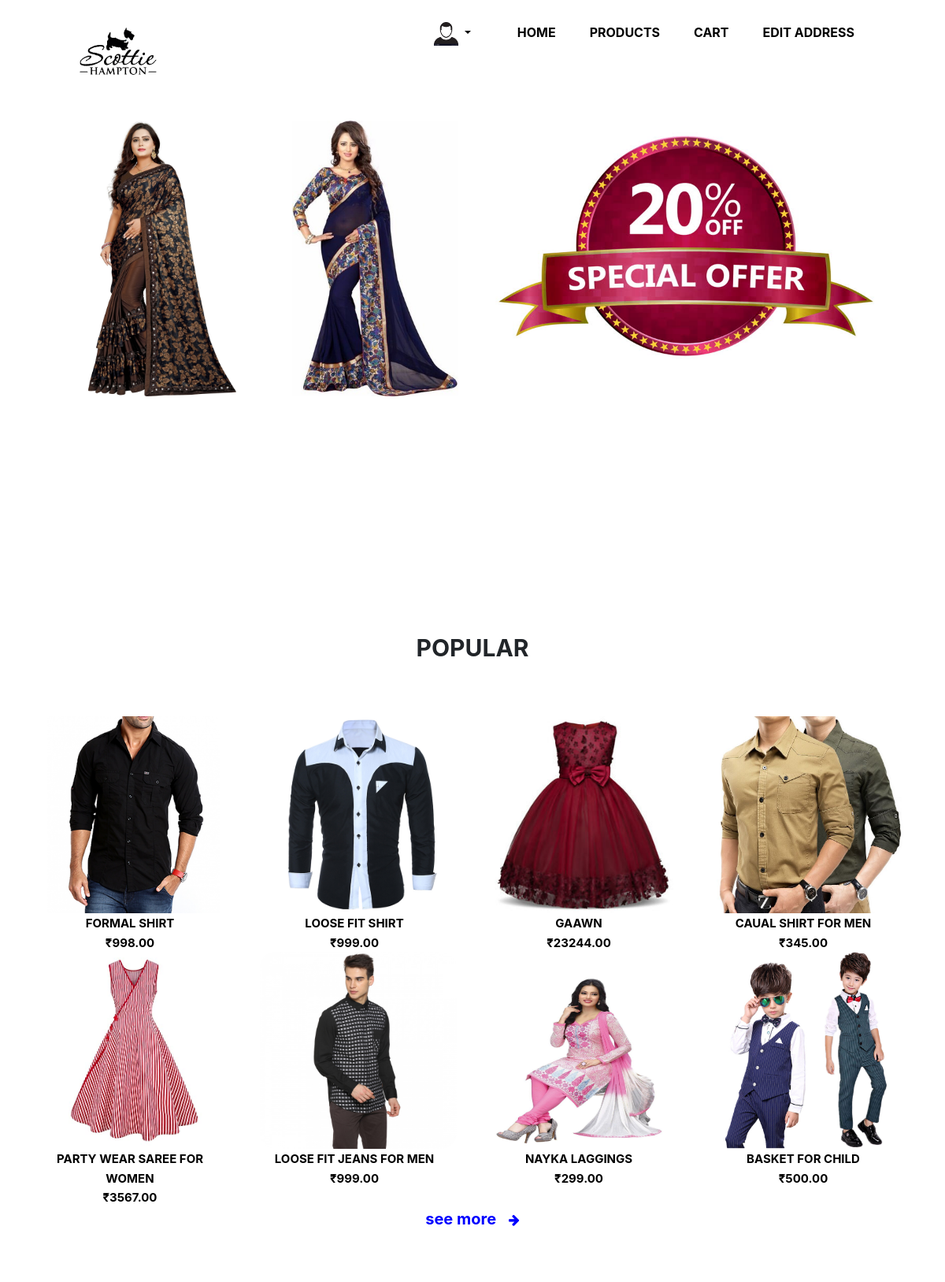
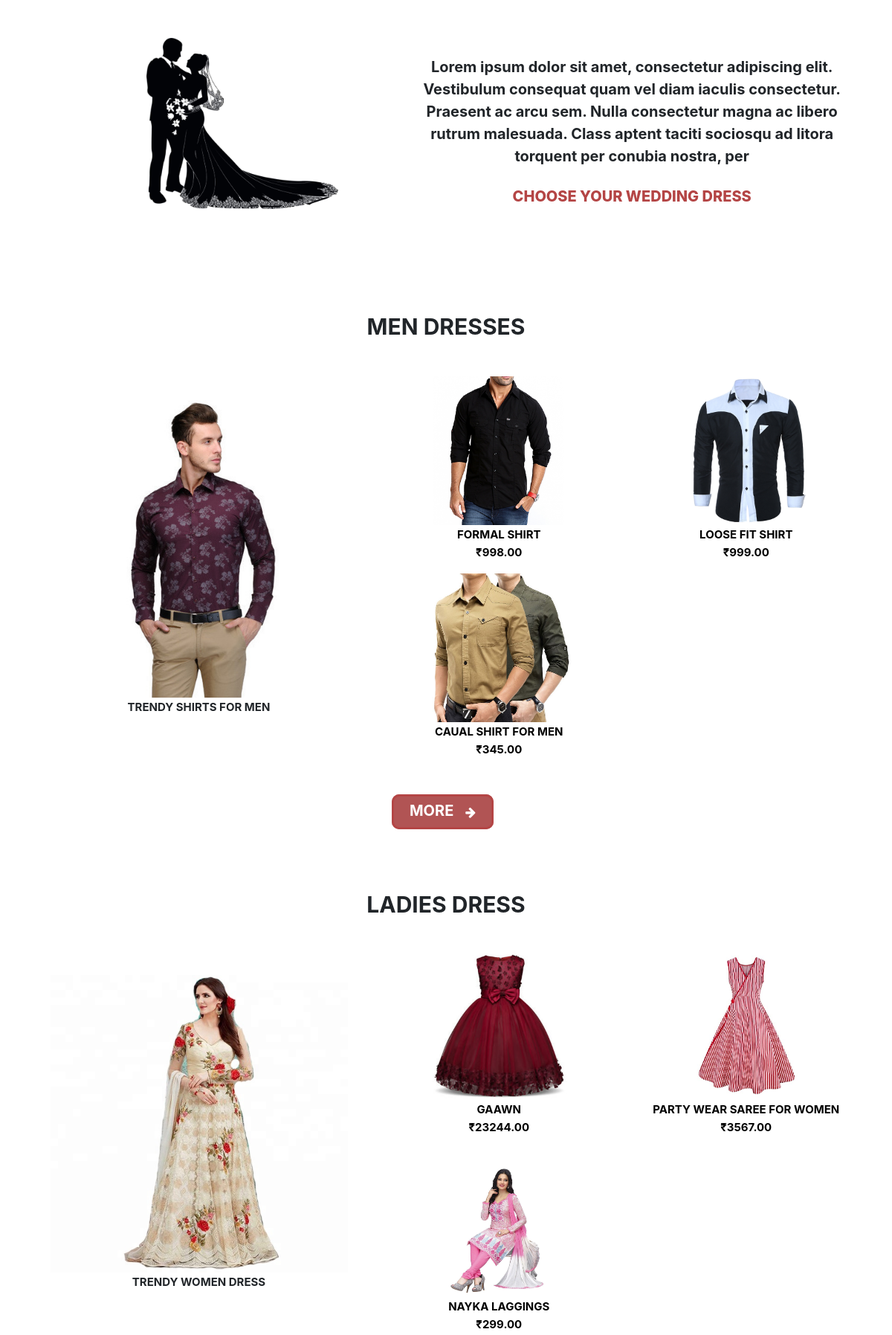
The page / (upper part) on the database its author committed (2 pictures, top to bottom).
### homeshop/models.py (models this page shows, shortened)
class Product(models.Model):
    name = models.CharField(max_length=255, blank=False, null=False)
    images = models.ImageField(upload_to='images/products', blank=False, null=False, default='images/products/default image.jpg')
    quantity = models.IntegerField(default=0)
    slug = models.SlugField(blank=True)
    description = models.TextField(blank=False, null=False)
    price = models.DecimalField(max_digits=10, decimal_places=2)
    offer_price = models.DecimalField(max_digits=10, decimal_places=2, blank=True, null=True)
    collection = models.ForeignKey(Collection, on_delete=models.CASCADE)
    category = models.ForeignKey('Category', on_delete=models.PROTECT, blank=True, null=True)
    class Meta:
        ordering = ['name']
        verbose_name_plural = 'Products'

### homeshop/views.py (the view)
# urls.py: path('', views.index.as_view(), name='index'),
class index(generic.ListView):
    model = Product
    template_name = 'homeshop/Index.html'
    def get_context_data(self, **kwargs):
        context = super().get_context_data(**kwargs)
        queryset = Product.objects.annotate(Popular = Count('sales')).order_by('-Popular')[:8]
        queryset_men_dress = Product.objects.filter(category__Category__iexact='men').annotate(Popular = Count('sales')).order_by('-Popular')[:4]
        queryset_women_dress = Product.objects.filter(category__Category__iexact='women').annotate(Popular = Count('sales')).order_by('-Popular')[:4]
        queryset_child_dress = Product.objects.filter(category__Category__iexact='child').annotate(Popular = Count('sales')).order_by('-Popular')[:4]
        context['product'] = queryset
        context['mendress'] = queryset_men_dress
        context['womendress'] = queryset_women_dress
        context['childdress'] = queryset_child_dress
        return context

### context_processor.py (called while the page is built)
def footer_info(request):
    footer_info = Footerinfo.objects.all()
    short_about = Footerinfo.objects.values_list('short_About', flat=True).first()
    return {
        'footer_info': footer_info,
        'short_about': short_about,
    }

### homeshop/templates/homeshop/Index.html (shortened to what this page needs)
{% extends "base.html" %}
{% load static %}
{% block content %}
        <div class="carousel-inner text-center">
          <div class="carousel-item active" style="height:100vh">
            <div class="container pt-2 pt-5 pb-5">
              <div class="row pt-5 pb-5">
                <div class="col-12 text-center pb-5 pt-4">
                    <a href="{%url 'homeshop:specialoffer'%}"><span class="hide-lady-1"><img src="{%static 'Images/background-image-1.jpg'%}" height="350px" style="padding-left:6%;margin-top:3%;"></span></a>
                    <a href="{%url 'homeshop:specialoffer'%}"><span class="special"><img src="{%static 'Images/sale.jpg'%}" height="350px" style="padding-left:3%;margin-top:3%"></span></a>
                    <a href="{%url 'homeshop:specialoffer'%}"><span class="hide-lady"><img src="{%static 'Images/background-image-2.jpg'%}" height="320px"></span></a>
                </div>
              </div>
            </div>
          </div>
      </div>
    </div>
      <div class='container-fluid pb-3'>
        <div class="row">
          <div class="col text-center">
            <a><span style="font-size:30px;text-transform:uppercase;font-weight:bold" data-aos="zoom-in">popular</span></a>
          </div>
        </div>
      </div>
      <div class="container-fluid pt-5" style="background-color:white">
        <div class="container">
          <div class="row text-center">
            {% for product in product %}
            <div class="col-xl-3 col-lg-4 col-md-6 col-sm-6 col-12 text-center">
              <div class="container pl-0" height="250px" width="250px" style="overflow:hidden">
                <a href="{% url 'homeshop:productdetail' slug=product.slug pk=product.pk %}"><img src="{{product.images.url}}" class="img-men" data-aos="fade-up" style="border-radius:20px;"><br></a>
                <a href="{% url 'homeshop:productdetail' slug=product.slug pk=product.pk %}"><span class="image-lable" data-aos="fade-up">{{product.name}}<br>₹{{product.price}}</span></a>
              </div>
            </div>
            {% endfor %}
          </div>
        </div>
      </div>
          <div class="row mb-1 pb-3">
            <div class="col-12 pb-5 text-center">
              <a href="{% url 'homeshop:popularproducts' %}"><span style="font-weight:700;font-size:20px;color:blue" data-aos="zoom-in">see more</span><span class="pl-3" style="color:blue"><i class="fa fa-arrow-right" aria-hidden="true" data-aos="zoom-in"></i></span></a>
            </div>
          </div>
      <div class="container-fluid transparent pt-5 pb-5" id="parallax1" style="background-image:url('{%static 'Images/desktop.jpg'%}');background-size:cover;background-attachment:fixed;">
        <div class="container sift-couple" height="200px">
          <div class="row">
            <div class="col-xl-5 col-lg-5 col-md-6 col-sm-12 col-12 text-center">
              <a href="ecommerce-price-men.html"><img src="{%static 'Images/wedding-couple.jpg'%}" height="230px" class="pl-5" data-aos="fade-up"></a>
            </div>
            <div class="col-xl-7 col-lg-7 col-md-6 col-sm-12 col-12 pt-4 text-center">
              <span style="font-weight:700;font-size:20px;" data-aos="zoom-in">Lorem ipsum dolor sit amet, consectetur adipiscing elit.
            Vestibulum consequat quam vel diam iaculis consectetur.
            Praesent ac arcu sem. Nulla consectetur magna ac libero
            rutrum malesuada. Class aptent taciti sociosqu ad litora
            torquent per conubia nostra, per</span><br><br><a href="{%url 'homeshop:weddingclothes'%}"><span style="font-size:20px;color:rgb(180, 69, 69);font-weight: 800;text-transform: uppercase;" data-aos="zoom-in">choose your wedding dress</span></a>
            </div>
          </div>
        </div>
      </div>
      <div class="container-fluid mt-5">
       <div class="container pt-3 pb-3">
         <div class="row">
          <div class="col-sm-12 text-center pb-4 pt-4">
            <a><span style="text-transform: uppercase;font-weight: 700;font-size:30px;" data-aos="zoom-in">men dresses</span></a>
          </div>
         </div>
        <div class="row pt-1">
          <div class="col-xl-5 col-lg-5 text-center pt-5 hide-popular">
            <a><img src="{%static 'Images/mens-dress.jpg'%}" height="400px" data-aos="fade-up"><br></a>
            <span class="image-lable" data-aos="zoom-in">Trendy Shirts for men</span>
          </div>
          <div class="col-xl-7 col-lg-7 col-md-12 col-sm-12 col-12">
            <div class="row">
              {% for men in mendress  %}
              <div class="col-xl-6 col-lg-6 col-md-6 col-sm-6 col-12 text-center pt-3">
                <a href="{%url 'homeshop:productdetail' slug=men.slug pk=men.pk %}"><img src="{{men.images.url}}" height="200px" data-aos="fade-up"><br></a>
                <a href="{%url 'homeshop:productdetail' slug=men.slug pk=men.pk %}"><span class="image-lable" data-aos="zoom-in">{{men.name}}<br>₹{{men.price}}</span></a>
              </div>
              {% endfor %}
            </div>
          </div>
        </div>
        <div class="container pr-5 text-center mt-2 pb-3">
          <div class="row pt-5">
            <div class="col">
              <a href="{%url 'homeshop:mendresscollection'%}"><span style="border:3px solid rgb(180, 69, 69);border-radius:10px;padding:1% 2%;background-color:rgb(177, 84, 84);" class="ml-4" data-aos="zoom-in"><span style="font-weight:700;font-size:20px;color:white;text-transform: uppercase;">more</span><span class="pl-3" style="color:white;"><i class="fa fa-arrow-right" aria-hidden="true"></i></span></span></a>
            </div>
          </div>
        </div>
      </div>
      </div>
       <div class="container-fluid mt-4 pt-2">
        <div class="container pt-4 pb-4">
          <div class="row">
           <div class="col-sm-12 text-center pb-4">
             <a><span style="text-transform: uppercase;font-weight: 700;font-size:30px;" data-aos="zoom-in">ladies dress</span></a>
           </div>
          </div>
         <div class="row">
           <div class="col-xl-5 col-lg-5 text-center pt-5 hide-popular">
             <a><img src="static/Images/ladies-dress.jpg" height="400px" data-aos="fade-up"><br></a>
             <span class="image-lable" data-aos="zoom-in">Trendy Women dress</span>
           </div>
           <div class="col-xl-7 col-lg-7 col-md-12 col-sm-12 col-12">
             <div class="row">
              {% for women in womendress %}
               <div class="col-xl-6 col-lg-6 col-md-6 col-sm-6 col-12 text-center pt-3">
                  <a href="{%url 'homeshop:productdetail' slug=women.slug pk=women.pk %}"><img src="{{women.images.url}}" height="200px" data-aos="fade-up"><br></a>
                  <a href="{%url 'homeshop:productdetail' slug=women.slug pk=women.pk %}"><span class="image-lable" data-aos="zoom-in">{{women.name}}<br>₹{{women.price}}</span></a>
               </div>
              {% endfor %}
             </div>
           </div>
         </div>
       </div>
      </div>
{% endblock content %}

### templates/base.html (shortened to what this page needs)
{% load static %}
<!DOCTYPE html>
    <head>
        <link rel="stylesheet" href="https://maxcdn.bootstrapcdn.com/bootstrap/4.5.0/css/bootstrap.min.css">
        <link rel="stylesheet" href="{%static 'CSS_files/ecommerce.css'%}">
        <link rel="stylesheet" href="https://unpkg.com/aos@next/dist/aos.css" />
        <link rel="stylesheet" href="https://cdnjs.cloudflare.com/ajax/libs/font-awesome/4.7.0/css/font-awesome.min.css">
        <link rel="stylesheet" type="text/css" href="https://cdnjs.cloudflare.com/ajax/libs/slick-carousel/1.9.0/slick.min.css"/>
        <link rel="stylesheet" type="text/css" href="{%static 'Plugins/slick-master/slick/slick-theme1.css'%}"/>
        <link rel="stylesheet" type="text/css" href="https://cdnjs.cloudflare.com/ajax/libs/paginationjs/2.1.5/pagination.css"/>
        <link rel="stylesheet" href="{%static 'Plugins\jQuery-Plugin-For-Image-Hover-Zoom-WM-Zoom\wm-zoom\jquery.wm-zoom-1.0.min.css">
        <link rel="stylesheet" href="{%static 'CSS_files/for-each-image.css'%}">
    </head>
        <body>
        {% include "header.html" %}
        <div>
            {% block content %}
            {% endblock content %}
    </body>
</html>

### templates/header.html (shortened to what this page needs)
{% load static %}
<header>
    <div class="carousel slide" data-ride="carousel" style="z-index:1">
        <div class="container-fluid text-white" id="change-color">
          <div class="row" id="top-containt">
            <div class="col-3 text-center">
              <img src="{%static 'Images/shopping-logo'%}.png" height="130px" class="color -1 -sift">
            </div>
            <div class="col-8 pt-4 mt-1 text-right">
              <span class="dropdown dropdown-toggle profile" data-toggle="dropdown" style="color:black" >
                <a href="#"><img src="{%static 'Images/profile-icon'%}.png" class="profile-icon color"></a>
              </span>
              <span class="menu-1"><a href="{%url 'homeshop:index'%}" class="color">home</a></span>
              <span class="menu"><a href="{%url 'homeshop:allproducts'%}" class="color">products</a></span>
              <span class="menu"><a href="{%url 'homeshop:cart'%}" class="color">cart</a></span>
              <span class="menu"><a href="{% url 'homeshop:buynow' %}" class="color">Edit Address</a></span>
            </div>
          </div>
    </div>
</header>

### templates/footer.html (shortened to what this page needs)
{% load static %}

### static/CSS_files/ecommerce.css (style rules this page uses)
.menu-1 { text-transform:uppercase;margin-left:7%;font-weight:bold }
.menu { text-transform:uppercase;margin-left:5%;font-weight:bold }
.profile-icon { height:30px; }
.color { color:black;text-decoration: none; }
.profile-icon::after { content:"hello user";height:10%;width:10%;background-color: firebrick; }
html,body { overflow-x: hidden;overflow-y: auto;scroll-behavior: smooth;transition:1s linear; }
.special { padding-left:3% }
.image-lable { font-size:15px;font-weight:bold;text-transform: uppercase; }
.img-men { height:250px;width:250px; }
a { color:black }
#change-color { z-index:2;position:fixed;transition: 0.2s linear; }
.sift-couple { padding-left:5% }

### static/CSS_files/for-each-image.css (style rules this page uses)
html,body { overflow-x: hidden;overflow-y: auto; }
.menu-1 { text-transform:uppercase;margin-left:7%;font-weight:bold }
.menu { text-transform:uppercase;margin-left:5%;font-weight:bold }
.profile-icon { height:30px; }
.color { color:black;text-decoration: none; }
.profile-icon::after { content:"hello user";height:10%;width:10%;background-color: firebrick; }
#change-color { position:fixed;transition: 0.2s linear;z-index:3; }
.image-lable { font-size:15px;font-weight:bold;text-transform: uppercase; }
.img-men { height:250px;width:250px; }

### templates/base.html (style rules this page uses)
a { color:black }

### rows shown on the page
Product: images (picture), name "FORMAL SHIRT", price "998.00"
Product: images (picture), name "LOOSE FIT SHIRT", price "999.00"
Product: images (picture), name "GAAWN", price "23244.00"
Product: images (picture), name "CAUAL SHIRT FOR MEN", price "345.00"
Product: images (picture), name "PARTY WEAR SAREE FOR WOMEN", price "3567.00"
Product: images (picture), name "LOOSE FIT JEANS FOR MEN", price "999.00"
Product: images (picture), name "NAYKA LAGGINGS", price "299.00"
Product: images (picture), name "BASKET FOR CHILD", price "500.00"
